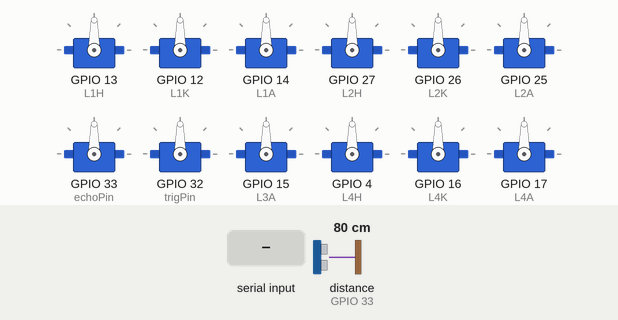
Recording of a sketch running on a simulated ESP32. Parts: 12 × servo. The test bench sets the inputs (shaded band); at power-on: distance to the obstacle (sensor on GPIO 33) 80 cm. The echo pulse lasts 58.3 µs per cm; WiFi joins after 1.5 s; servers stay silent unless stated; nothing arrives over Bluetooth unless stated.

Above: at 2.7 s.
2.8 s: distance to the obstacle (sensor on GPIO 33) set to 22 cm
4.3 s: distance to the obstacle (sensor on GPIO 33) set to 19 cm
At 4.4 s:
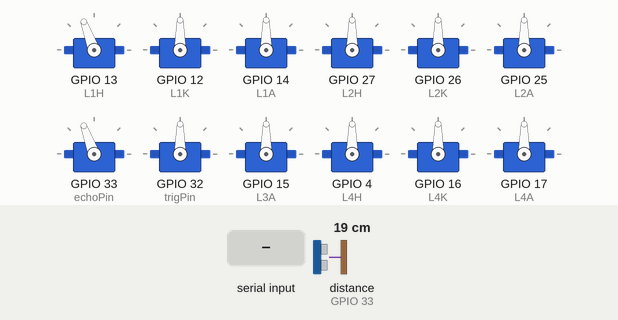
At 5.15 s:
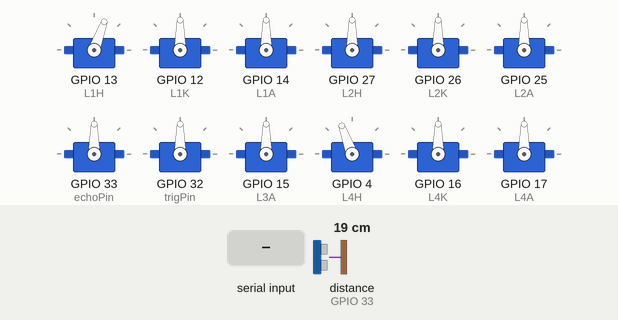
7.3 s: "F" received over the second serial link
10.3 s: "R" received over the second serial link
13.3 s: "D" received over the second serial link
At 14.11 s:
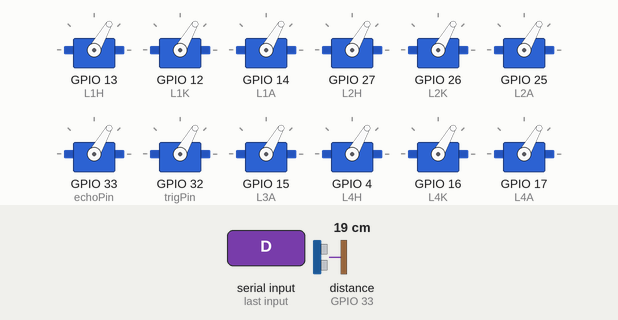
16.3 s: "H" received over the second serial link
At 17.32 s:
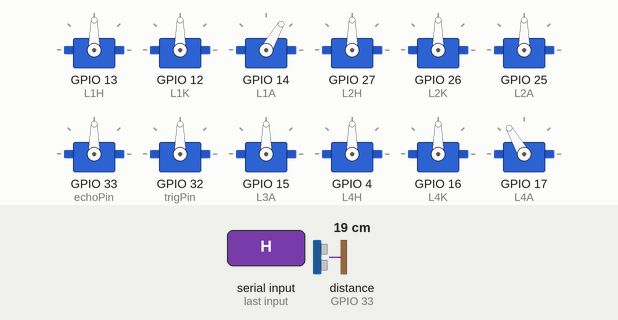
Timing chart, 0 to 20.3 s (numbered marks = the images above; inputs shaded):
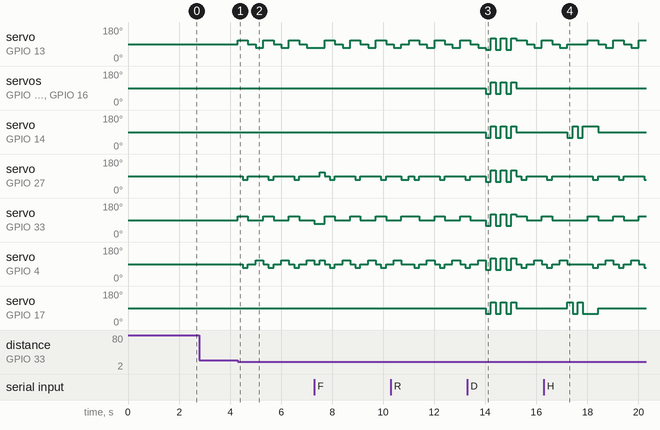

The sketch:

BostonDogESP32.ino
```cpp
#include <WiFi.h>
#include <BluetoothSerial.h>
#include <ESP32Servo.h>

BluetoothSerial SerialBT;

const char* ssid = "YOUR_WIFI";
const char* password = "YOUR_PASS";

Servo L1H, L1K, L1A;
Servo L2H, L2K, L2A;
Servo L3H, L3K, L3A;
Servo L4H, L4K, L4A;

#define trigPin 32
#define echoPin 33

long duration;
int distance;

void setup() {
  Serial.begin(115200);

  SerialBT.begin("BostonDog");

  WiFi.begin(ssid, password);
  while (WiFi.status() != WL_CONNECTED) {
    delay(500);
  }

  L1H.attach(13); L1K.attach(12); L1A.attach(14);
  L2H.attach(27); L2K.attach(26); L2A.attach(25);
  L3H.attach(33); L3K.attach(32); L3A.attach(15);
  L4H.attach(4);  L4K.attach(16); L4A.attach(17);

  pinMode(trigPin, OUTPUT);
  pinMode(echoPin, INPUT);

  stand();
}

void loop() {
  bluetoothControl();
  autoMode();
}

void bluetoothControl() {
  if (SerialBT.available()) {
    char cmd = SerialBT.read();

    if(cmd == 'F') moveForward();
    if(cmd == 'B') moveBackward();
    if(cmd == 'L') moveLeft();
    if(cmd == 'R') moveRight();
    if(cmd == 'D') dance();
    if(cmd == 'H') friendly();
  }
}

void autoMode() {
  distance = getDistance();
  if(distance < 20) {
    avoidObstacle();
  }
}

void stand() {
  setAll(90);
}

void setAll(int angle) {
  L1H.write(angle); L1K.write(angle); L1A.write(angle);
  L2H.write(angle); L2K.write(angle); L2A.write(angle);
  L3H.write(angle); L3K.write(angle); L3A.write(angle);
  L4H.write(angle); L4K.write(angle); L4A.write(angle);
}

void moveForward() {
  L1H.write(70); L3H.write(70);
  delay(200);
  L2H.write(110); L4H.write(110);
  delay(200);
  stand();
}

void moveBackward() {
  L1H.write(110); L3H.write(110);
  delay(200);
  L2H.write(70); L4H.write(70);
  delay(200);
  stand();
}

void moveLeft() {
  L1H.write(70);
  L4H.write(110);
  delay(300);
  stand();
}

void moveRight() {
  L2H.write(70);
  L3H.write(110);
  delay(300);
  stand();
}

void dance() {
  for(int i=0;i<3;i++){
    setAll(60);
    delay(200);
    setAll(120);
    delay(200);
  }
  stand();
}

void friendly() {
  for(int i=0;i<2;i++){
    L1A.write(60);
    L4A.write(120);
    delay(200);
    L1A.write(120);
    L4A.write(60);
    delay(200);
  }
}

void avoidObstacle() {
  moveBackward();
  delay(300);
  moveLeft();
}

int getDistance() {
  digitalWrite(trigPin, LOW);
  delayMicroseconds(2);

  digitalWrite(trigPin, HIGH);
  delayMicroseconds(10);
  digitalWrite(trigPin, LOW);

  duration = pulseIn(echoPin, HIGH);
  return duration * 0.034 / 2;
}
```

Measured:
- the behaviour switches between 21 and 20 cm on distance to the obstacle (sensor on GPIO 33) (found by bisection; images 0 and 1)
- after the input at 2.8 s, every drawn part: stays the same
- after the input at 4.3 s, servo on GPIO 13 (L1H): 90° → 110° at once, then repeats every 1.0 s: 90° 0.30 s, 70° 0.30 s, 110° 0.40 s; servo on GPIO 27 (L2H): alternates 90° for 0.80 s and 70° for 0.20 s, starting after 0.20 s
- after the input at 13.3 s, servo on GPIO 12 (L1K), servo on GPIO 14 (L1A), servo on GPIO 26 (L2K), servo on GPIO 25 (L2A), servo on GPIO 32 (trigPin), servo on GPIO 15 (L3A), servo on GPIO 16 (L4K), servo on GPIO 17 (L4A): 90° → 60° after 0.72 s, then repeats every 0.40 s: 120° 0.20 s, 60° 0.20 s, until it stays 90° from 15.2 s
- after the input at 16.3 s, servo on GPIO 14 (L1A): 90° → 60° after 0.92 s, → 120° 0.20 s later, → 60° 0.20 s later, → 120° 0.20 s later, … (5 changes in this stretch); servo on GPIO 17 (L4A): 90° → 120° after 0.92 s, → 60° 0.20 s later, → 120° 0.20 s later, → 60° 0.20 s later, … (5 changes in this stretch)
